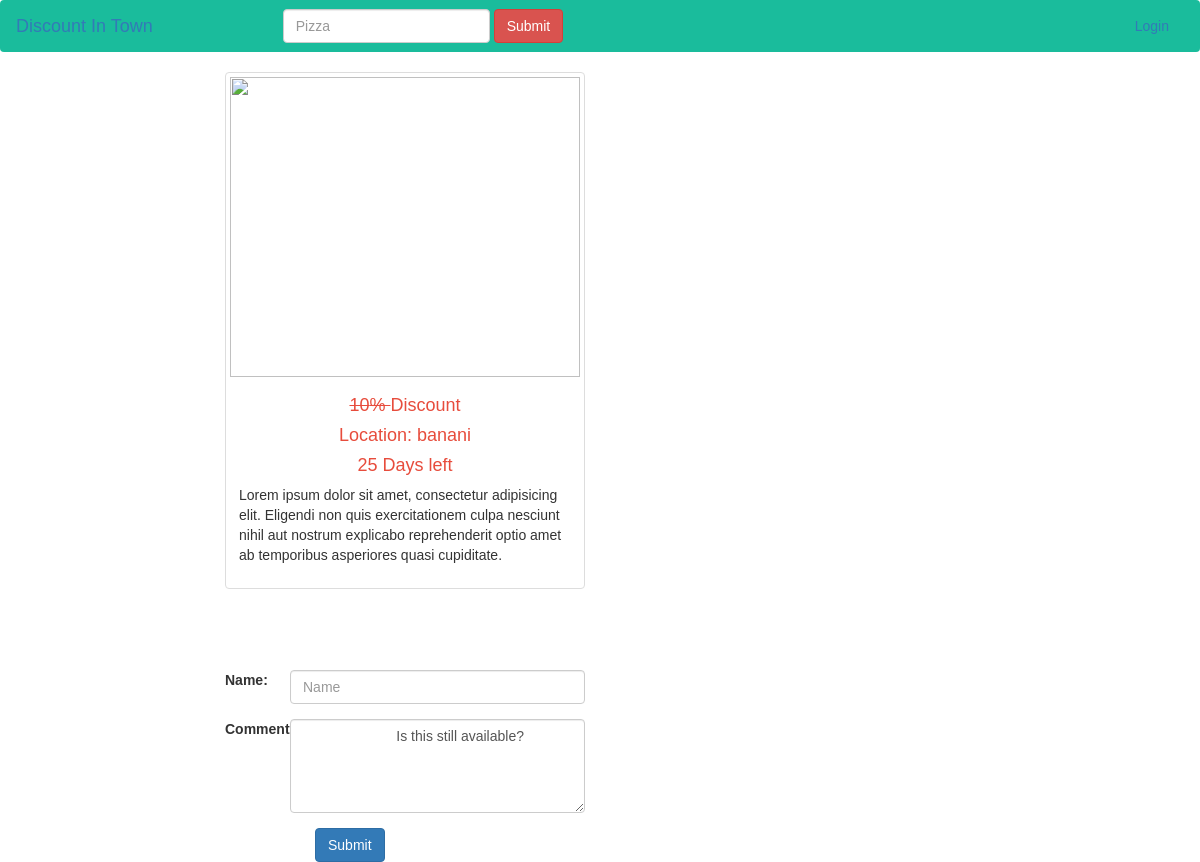
Before: /postdetails.php?postid=140 with the older database file.
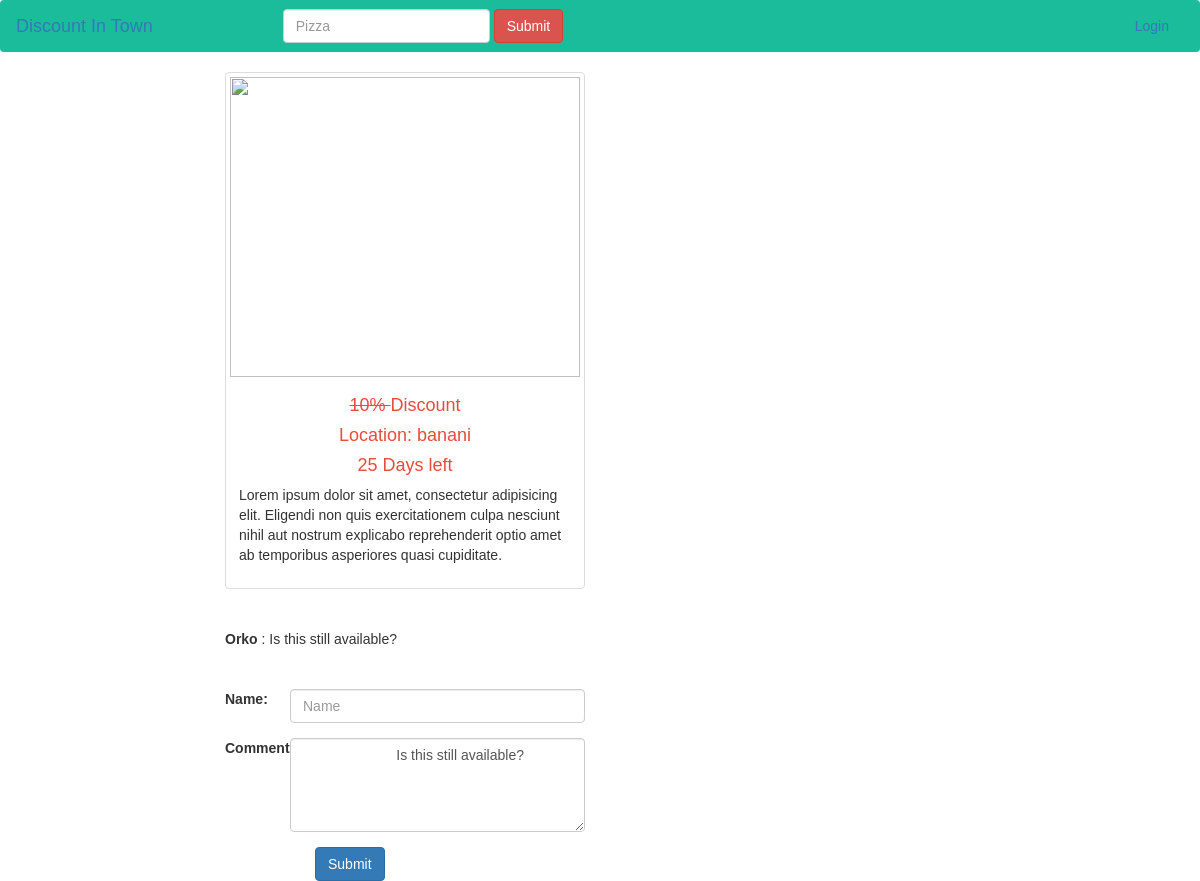
After: the same page with the newer database file.
### tables this page shows
CREATE TABLE `post` (
  `postid` int(255) NOT NULL,
  `userid` int(255) NOT NULL,
  `postdate` date NOT NULL,
  `locationid` int(255) NOT NULL,
  `categoryid` int(30) NOT NULL,
  `postdesc` text NOT NULL,
  `imglink` text NOT NULL,
  `expire` int(255) NOT NULL,
  `discountrate` int(255) NOT NULL,
  `poststatus` tinyint(2) NOT NULL,
  `latitude` float(23,19) NOT NULL,
  `longitude` float(23,19) NOT NULL
);

CREATE TABLE `location` (
  `id` int(255) NOT NULL,
  `locationname` varchar(255) NOT NULL DEFAULT 'dhanmondi',
  `latitude` float(23,19) NOT NULL,
  `Longitude` float(23,19) NOT NULL
);

CREATE TABLE `comment` (
  `id` int(255) NOT NULL,
  `postid` varchar(255) NOT NULL,
  `comment` varchar(255) NOT NULL,
  `name` varchar(255) NOT NULL DEFAULT 'Seller',
  `commentstatus` tinyint(127) NOT NULL DEFAULT '0',
  `userid` tinyint(127) NOT NULL DEFAULT '-1'
);

### postdetails.php (the view, shortened to what this page needs)
<?php
include('connect.php');
include('header.php');
?>
<body>
<div class="container">
    <div class="row">
        <?php
        if (isset($_GET['postid'])){
            $postid = $_GET['postid'];
        }
        else {
            echo 'set failed';
             $postid = $_SESSION['postid'];
        }
        $sql = "SELECT * FROM post
                JOIN location ON location.id = post.locationid
                JOIN category ON post.categoryid = category.id
                WHERE post.postid = '$postid'";
        $result = $con->query($sql);
        $row = $result->fetch_assoc();
        $img = $row['imglink'];
        $img = str_replace(' ', '', $img);
        $postUserId = $row['userid'];
            echo  '
                     <div class="col-md-4 col-md-offset-2 lead">
                <div class="thumbnail">'
                . '
                   <img style="height:300px;" class="img" src="img/'. $img . '">'.'
                    <div class="caption" style="font-size: 14px">'.'
                        <h4><del> '  . $row['discountrate']  . '% </del>'. ' Discount ' .'</h4>
                        <h4>'.'Location: ' . $row['locationname']  . '</h4>
                        <h4>'.'' . $row['expire'] . ' Days left' .'</h4>
                        <p>'.'' . $row['postdesc']  .'</p>
                    </div>
                </div>
            </div>
                  ';
        ?>
        <div class="col-md-6">
            <div style="padding:10px">
                <div style="height: 300px; width: 100%;" id="map">
                </div>
            </div>
        </div>
    </div>
    <div class="row">
    <div class="col-md-4 col-md-offset-2">
        <?php
            $sqlSelect =  "SELECT * FROM comment
                WHERE postid = '$postid'";
            $result = $con->query($sqlSelect);
            while ($row = $result->fetch_assoc()){
                echo '<b>'. $row['name'].'</b>'.  ' :'. $row['comment'].'<br>';
            }
        ?>
    </div>
   </div>
    <div class="row">
        <div class="col-md-4 col-md-offset-2" style="padding-top: 40px">
            <form action="commentinsert.php" method="post">
                <?php
            if (isset($_SESSION['userid'])) {
                if (($postUserId == $_SESSION['userid'])) {
                    $sqlUpdate= "UPDATE comment SET commentstatus=1 WHERE postid = '$postid' AND  commentstatus=0";
                    $updateResult= $con->query($sqlUpdate);
                    echo '
                <div class="form-group row">
                    <label for="colFormLabel" class="col-sm-2 col-form-label">Comments</label>
                    <div class="col-sm-10">
                        <textarea rows="4" cols="50" name="comment" class="form-control">
                        Is this still available?
                        </textarea>
                    </div>
                </div>';
                } else {
                    echo '
                <div class="form-group row">
                    <label for="colFormLabelSm" class="col-sm-2 col-form-label col-form-label-sm">Name:</label>
                    <div class="col-sm-10">
                        <input type="text" name="name" class="form-control form-control-sm" id="colFormLabelSm" placeholder="Name">
                    </div>
                </div>
                <div class="form-group row">
                    <label for="colFormLabel" class="col-sm-2 col-form-label">Comments : </label>
                    <div class="col-sm-10">
                        <textarea rows="4" cols="50" name="comment" class="form-control">
                        Is this still available?
                        </textarea>
                    </div>
                </div>';
                }
            }
            else{
               echo '
                <div class="form-group row">
                    <label for="colFormLabelSm" class="col-sm-2 col-form-label col-form-label-sm">Name:</label>
                    <div class="col-sm-10">
                        <input type="text" name="name" class="form-control form-control-sm" id="colFormLabelSm" placeholder="Name">
                    </div>
                </div>
                <div class="form-group row">
                    <label for="colFormLabel" class="col-sm-2 col-form-label">Comments</label>
                    <div class="col-sm-10">
                        <textarea rows="4" cols="50" name="comment" class="form-control">
                        Is this still available?
                        </textarea>
                    </div>
                </div>';
            }
                ?>
                <input type="submit" class="btn col-md-offset-3 btn-primary mb-2" value="Submit">
            </form>
        </div>
    </div>
</div>
</body>
</html>

### header.php (shortened to what this page needs)
<!DOCTYPE html>
<html lang="en">
<head>
    <link rel="stylesheet" href="https://maxcdn.bootstrapcdn.com/bootstrap/3.3.7/css/bootstrap.min.css">
    <link rel="stylesheet" href="//code.jquery.com/ui/1.12.1/themes/base/jquery-ui.css">
    <link rel="stylesheet" href="https://use.fontawesome.com/releases/v5.3.1/css/all.css">
    <link rel="stylesheet" href="css/style.css">
</head>
<body>
<nav class="navbar  navbar-dark bg-dark" style="background:#1abc9c">
    <div class="container-fluid">
        <div class="navbar-header">
            <a class="navbar-brand" href="index.php">Discount In Town</a>
        </div>
        <div class="collapse navbar-collapse" id="bs-example-navbar-collapse-1">
            <form action="search.php" method="get" style="position: relative;left: 100px;" class="navbar-form navbar-left">
                <div class="form-group">
                    <input style="" id="tags" type="text" class="form-control" name="search" placeholder="Pizza">
                </div>
                <button type="submit" class="btn btn-danger">Submit</button>
            </form>
            <ul class="nav navbar-nav navbar-right">
                <?php
                if (isset($_SESSION['email'])){
                    echo "<li>". "<a href='post.php'>" . 'Post Add' ."</a>"  ."</li>";
                    echo "<li>". "<a href='#'>" .$_SESSION['email'] ."</a>"  ."</li>";
                echo '
                <li class="dropdown">
                    <a href="#" class="dropdown-toggle" data-toggle="dropdown" role="button" aria-haspopup="true" aria-expanded="false">Seting <span class="caret"></span></a>
                    <ul class="dropdown-menu">
                        <li><a href="aboutme.php">Account Seting</a></li>
                        <li><a href="post.php">Add Post</a></li>';
                if($_SESSION['usertype'] == 1){
                    echo  '<li><a href="adminpanel.php">Admin Panel</a></li>';
                }
                    echo '
                        <li role="separator" class="divider"></li>
                        <li><a href="logout.php">Logout</a></li>
                    </ul>
                </li>
                ';
                }
                else
                    echo "<li><a href='login.php'>Login</a></li>";
                ?>
            </ul>
        </div>
    </div>
</nav>

### css/style.css (style rules this page uses)
* { font-family: sans-serif; list-style: none; }
.caption h4 { color: #e74c3c; text-align: center; }
img { width: 100%; }
.thumbnail >img { height: 300px; }

Changed rows visible on the page:
added comment: name "Orko", comment "Is this still available?"
